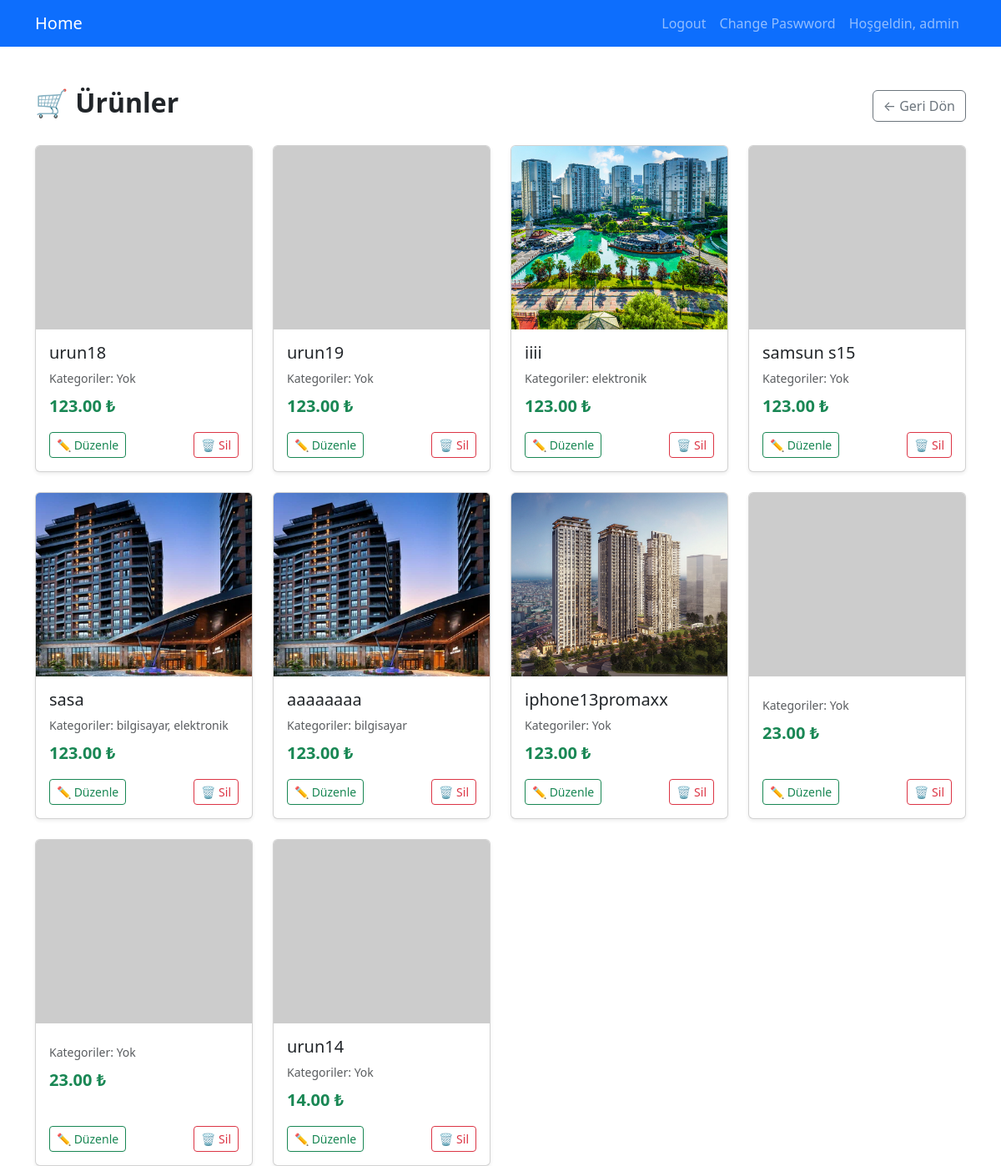
The app's page /products/list (signed in) with its own data.
### myapp/models.py (models this page shows, shortened)
class Product(models.Model):
    name= models.CharField(max_length=50) # varchar max 50 sql karşılığı
    price = models.DecimalField( max_digits=8, decimal_places=2)
    description=models.CharField(max_length=200)
    image = models.FileField(upload_to="images/", blank=True, null=True)
    isActive= models.BooleanField(default=True)#NULL =>null=True DEĞER içeriz herhangi bir kayıt olmaz yani 0 yada 1 olarak gelmez, illa true false olmasına gerek yok
    """category=models.ForeignKey(Category, on_delete=models.CASCADE,null=True, related_name="products") # ilişki kurduk category ile burda , bir kategori silinirse ona bağlı ürünlerde silinsin istiyoruz on_delete=models.CASCADE ile , null=True bu alan boş geçilebilir demek..////Cascade yerine on_delete=models.SET_NULL da kullanılabilir bu durumda kategori silinirse ürün kalır ama kategorisi null olur null=true olması gerek ama dikkat bunu tanımlarsan, yada setdafult bi değer///"""
    supplier=models.ForeignKey(Supplier, on_delete=models.CASCADE, null=True,)
    categories=models.ManyToManyField(Category) #bir ürün birden fazla kategoriye ait olabilir bir kategoriye de birden fazla ürün ait olabilir many to many ilişki kurduk
    slug =models.SlugField(default="", null=False, db_index=True ,blank=True) #mig olucak bunun için name göre bi veri bulcaz /1 yerine products/telefonu bulcaz bunun sayesinde zaten otomatik oluşuyor sluga adminde görmemek için editable create aşamsında o kendi kendiine oluşcak zaten
    """
    def save(self, *args, **kwargs):
        # self.slug= self.name.replace(" ","-").lower() #  bu yapı yerine yada boşlukları silin türkçe akrakterleri ing yapn çeviren bir yapıyı kullancaz slugify bu yapida
        self.slug= slugify(self.name)
        super().save(*args, **kwargs)
    """

class Category(models.Model):
    name=models.CharField(max_length=70)

### myapp/views.py (the view)
# urls.py: path('list',  views.list , name='product_list'),
@login_required(login_url="/account/login")
def list(request):
    q = request.GET.get("q")  # .get() kullan, q yoksa None döner
    if q:  # q boş veya None değilse filtre uygula
        products = Product.objects.filter(name__contains=q).order_by("-price")
    else:
        products = Product.objects.all().order_by("-price")
    return render(request, 'list.html', {
        "products": products
    })

### templates/list.html (shortened to what this page needs)
{% extends "layout.html" %}
{% load static %}
{% block content %}
<div class="container mt-5">
    <div class="d-flex justify-content-between align-items-center mb-4">
        <h2 class="fw-bold">🛒 Ürünler</h2>
        <a href="{% url 'index' %}" class="btn btn-outline-secondary">
            ← Geri Dön
        </a>
    </div>
    <div class="row g-4">
        {% for product in products %}
        <div class="col-xl-3 col-lg-4 col-md-6">
            <div class="card h-100 shadow-sm">
                {% if product.image %}
                    <img
                        src="{{ product.image.url }}"
                        class="card-img-top img-fluid"
                        style="height: 220px; object-fit: cover;"
                        alt="{{ product.name }}"
                    >
                {% else %}
                    <img
                        src="https://via.placeholder.com/400x220?text=No+Image"
                        class="card-img-top img-fluid"
                        style="height: 220px; object-fit: cover;"
                        alt="No image"
                    >
                {% endif %}
                <div class="card-body d-flex flex-column">
                    <h5 class="card-title">
                        <a href="{% url 'product_details' slug=product.slug %}"
                           class="text-decoration-none text-dark">
                            {{ product.name }}
                        </a>
                    </h5>
                    <p class="text-muted small mb-2">
                        Kategoriler:
                        {% for category in product.categories.all %}
                            {{ category.name }}{% if not forloop.last %}, {% endif %}
                        {% empty %}
                            Yok
                        {% endfor %}
                    </p>
                    <p class="fw-bold fs-5 text-success mb-3">
                        {{ product.price }} ₺
                    </p>
                    <div class="mt-auto d-flex justify-content-between">
                        <a href="{% url 'product_edit' product.id %}"
                           class="btn btn-sm btn-outline-success">
                            ✏️ Düzenle
                        </a>
                        <a href="{% url 'product_delete' product.id %}"
                           class="btn btn-sm btn-outline-danger">
                            🗑️ Sil
                        </a>
                    </div>
                </div>
            </div>
        </div>
        {% empty %}
        <div class="col text-center">
            <p class="text-muted">Henüz ürün eklenmemiş.</p>
        </div>
        {% endfor %}
    </div>
</div>
{% endblock %}

### templates/partials/_header.html (shortened to what this page needs)
<header>
    <nav class="navbar navbar-expand-lg navbar-dark bg-primary mb-3">
        <div class="container">
            <a class="navbar-brand" href="/products">Home</a>
            <div class="collapse navbar-collapse" id="navbarNav">
                <ul class="navbar-nav ms-auto">
                    {% if user.is_authenticated  %}
                    <li class="nav-item">
                        <a href="{% url 'logout' %}" class="nav-link">Logout</a>
                    </li>
                    <li class="nav-item">
                        <a href="{% url 'change_password' %}" class="nav-link">Change Paswword</a>
                    </li>
                    <li class="nav-item">
                        <a href="#" class="nav-link">Hoşgeldin, {{user.username}}</a>
                    </li>
                    {% endif %}
                </ul>
            </div>
        </div>
    </nav>
</header>

### records on screen
Product: name "urun18", price "123.00"
Product: name "urun19", price "123.00"
Product: image (picture), name "iiii", price "123.00"
Category: name "elektronik"
Product: name "samsun s15", price "123.00"
Product: image (picture), name "sasa", price "123.00"
Category: name "bilgisayar"
Product: image (picture), name "aaaaaaaa", price "123.00"
Product: image (picture), name "iphone13promaxx", price "123.00"
Product: price "23.00"
Product: price "23.00"
Product: name "urun14", price "14.00"

### other values on screen
{{ user.username }} "admin"
